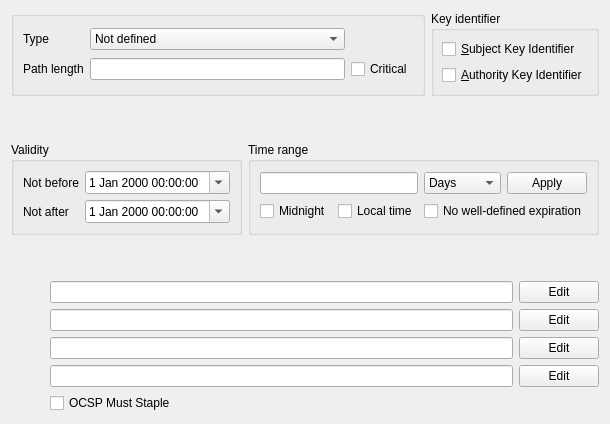
     <widget class="QWidget" name="tab_2">
      <attribute name="title">
       <string>Extensions</string>
      </attribute>
      <layout class="QVBoxLayout" name="verticalLayout">
       <item>
        <layout class="QHBoxLayout" name="_6">
         <item>
          <widget class="QGroupBox" name="bcBox">
           <layout class="QGridLayout" name="gridLayout_7">
            <item row="0" column="0">
             <widget class="QLabel" name="TextLabel2_2_3">
              <property name="text">
               <string>Type</string>
              </property>
             </widget>
            </item>
            <item row="0" column="1">
             <widget class="QComboBox" name="basicCA">
              <property name="toolTip">
               <string>If this will become a CA certificate or not</string>
              </property>
              <item>
               <property name="text">
                <string>Not defined</string>
               </property>
              </item>
              <item>
               <property name="text">
                <string>Certification Authority</string>
               </property>
              </item>
              <item>
               <property name="text">
                <string>End Entity</string>
               </property>
              </item>
             </widget>
            </item>
            <item row="1" column="0">
             <widget class="QLabel" name="TextLabel3_2_2">
              <property name="text">
               <string>Path length</string>
              </property>
             </widget>
            </item>
            <item row="1" column="1">
             <widget class="QLineEdit" name="basicPath">
              <property name="toolTip">
               <string>How much CAs may be below this.</string>
              </property>
             </widget>
            </item>
            <item row="1" column="2">
             <widget class="QCheckBox" name="bcCritical">
              <property name="toolTip">
               <string>The basic constraints should always be critical</string>
              </property>
              <property name="text">
               <string notr="true">Critical</string>
              </property>
             </widget>
            </item>
           </layout>
          </widget>
         </item>
         <item>
          <widget class="QGroupBox" name="keyIdentBox">
           <property name="toolTip">
            <string>Key identifier</string>
           </property>
           <property name="title">
            <string notr="true">Key identifier</string>
           </property>
           <layout class="QVBoxLayout">
            <property name="margin">
             <number>8</number>
            </property>
            <item>
             <widget class="QCheckBox" name="subKey">
              <property name="toolTip">
               <string>Creates a hash of the key following the PKIX guidelines</string>
              </property>
              <property name="text">
               <string notr="true">&amp;Subject Key Identifier</string>
              </property>
             </widget>
            </item>
            <item>
             <widget class="QCheckBox" name="authKey">
              <property name="toolTip">
               <string>Copy the Subject Key Identifier from the issuer</string>
              </property>
              <property name="text">
               <string notr="true">&amp;Authority Key Identifier</string>
              </property>
             </widget>
            </item>
           </layout>
          </widget>
         </item>
        </layout>
       </item>
       <item>
        <spacer>
         <property name="orientation">
          <enum>Qt::Vertical</enum>
         </property>
         <property name="sizeHint" stdset="0">
          <size>
           <width>20</width>
           <height>40</height>
          </size>
         </property>
        </spacer>
       </item>
       <item>
        <widget class="QWidget" name="timewidget" native="true">
         <property name="enabled">
          <bool>true</bool>
         </property>
         <layout class="QHBoxLayout" name="horizontalLayout">
          <property name="margin">
           <number>0</number>
          </property>
          <item>
           <widget class="QGroupBox" name="validityBox">
            <property name="title">
             <string>Validity</string>
            </property>
            <layout class="QGridLayout" name="gridLayout_1">
             <item row="0" column="0">
              <widget class="QLabel" name="TextLabel1_2_3_2">
               <property name="text">
                <string>Not before</string>
               </property>
              </widget>
             </item>
             <item row="0" column="1">
              <widget class="Validity" name="notBefore">
               <property name="calendarPopup">
                <bool>true</bool>
               </property>
              </widget>
             </item>
             <item row="1" column="0">
              <widget class="QLabel" name="TextLabel2_4_2">
               <property name="text">
                <string>Not after</string>
               </property>
              </widget>
             </item>
             <item row="1" column="1">
              <widget class="Validity" name="notAfter">
               <property name="calendarPopup">
                <bool>true</bool>
               </property>
              </widget>
             </item>
            </layout>
           </widget>
          </item>
          <item>
           <widget class="QGroupBox" name="rangeBox">
            <property name="title">
             <string>Time range</string>
            </property>
            <layout class="QGridLayout" name="gridLayout_2">
             <item row="0" column="0" colspan="2">
              <widget class="QLineEdit" name="validN"/>
             </item>
             <item row="0" column="2">
              <widget class="QComboBox" name="validRange">
               <item>
                <property name="text">
                 <string>Days</string>
                </property>
               </item>
               <item>
                <property name="text">
                 <string>Months</string>
                </property>
               </item>
               <item>
                <property name="text">
                 <string>Years</string>
                </property>
               </item>
              </widget>
             </item>
             <item row="0" column="3">
              <widget class="QPushButton" name="applyTime">
               <property name="sizePolicy">
                <sizepolicy hsizetype="Minimum" vsizetype="Fixed">
                 <horstretch>0</horstretch>
                 <verstretch>0</verstretch>
                </sizepolicy>
               </property>
               <property name="text">
                <string>Apply</string>
               </property>
              </widget>
             </item>
             <item row="1" column="0">
              <widget class="QCheckBox" name="validMidn">
               <property name="toolTip">
                <string>Set the time to 00:00:00 and 23:59:59 respectively</string>
               </property>
               <property name="text">
                <string>Midnight</string>
               </property>
              </widget>
             </item>
             <item row="1" column="1">
              <widget class="QCheckBox" name="checkBox">
               <property name="text">
                <string>Local time</string>
               </property>
              </widget>
             </item>
             <item row="1" column="2" colspan="2">
              <widget class="QCheckBox" name="noWellDefinedExpDate">
               <property name="text">
                <string>No well-defined expiration</string>
               </property>
              </widget>
             </item>
            </layout>
           </widget>
          </item>
         </layout>
        </widget>
       </item>
       <item>
        <spacer>
         <property name="orientation">
          <enum>Qt::Vertical</enum>
         </property>
         <property name="sizeHint" stdset="0">
          <size>
           <width>20</width>
           <height>40</height>
          </size>
         </property>
        </spacer>
       </item>
       <item>
        <layout class="QGridLayout" name="gridLayout_12">
         <item row="0" column="0">
          <widget class="DoubleClickLabel" name="sanLbl"/>
         </item>
         <item row="0" column="1">
          <widget class="QLabel" name="subAltIco">
           <property name="minimumSize">
            <size>
             <width>20</width>
             <height>20</height>
            </size>
           </property>
           <property name="maximumSize">
            <size>
             <width>20</width>
             <height>20</height>
            </size>
           </property>
           <property name="text">
            <string/>
           </property>
          </widget>
         </item>
         <item row="0" column="2">
          <widget class="QLineEdit" name="subAltName">
           <property name="toolTip">
            <string>DNS: IP: URI: email: RID:</string>
           </property>
          </widget>
         </item>
         <item row="0" column="3">
          <widget class="QPushButton" name="editSubAlt">
           <property name="text">
            <string>Edit</string>
           </property>
          </widget>
         </item>
         <item row="1" column="0">
          <widget class="DoubleClickLabel" name="ianLbl"/>
         </item>
         <item row="1" column="2">
          <widget class="QLineEdit" name="issAltName">
           <property name="toolTip">
            <string>DNS: IP: URI: email: RID:</string>
           </property>
          </widget>
         </item>
         <item row="1" column="3">
          <widget class="QPushButton" name="editIssAlt">
           <property name="text">
            <string>Edit</string>
           </property>
          </widget>
         </item>
         <item row="2" column="1">
          <widget class="QLabel" name="crlDistIco">
           <property name="minimumSize">
            <size>
             <width>20</width>
             <height>20</height>
            </size>
           </property>
           <property name="maximumSize">
            <size>
             <width>20</width>
             <height>20</height>
            </size>
           </property>
           <property name="text">
            <string/>
           </property>
          </widget>
         </item>
         <item row="2" column="2">
          <widget class="QLineEdit" name="crlDist">
           <property name="toolTip">
            <string>URI:</string>
           </property>
          </widget>
         </item>
         <item row="2" column="3">
          <widget class="QPushButton" name="editCrlDist">
           <property name="text">
            <string>Edit</string>
           </property>
          </widget>
         </item>
         <item row="3" column="0">
          <widget class="DoubleClickLabel" name="aiaLbl"/>
         </item>
         <item row="3" column="1">
          <widget class="QLabel" name="authInfAccIco">
           <property name="minimumSize">
            <size>
             <width>20</width>
             <height>20</height>
            </size>
           </property>
           <property name="maximumSize">
            <size>
             <width>20</width>
             <height>20</height>
            </size>
           </property>
           <property name="text">
            <string/>
           </property>
          </widget>
         </item>
         <item row="3" column="2">
          <widget class="QLineEdit" name="authInfAcc">
           <property name="toolTip">
            <string>DNS: IP: URI: email: RID:</string>
           </property>
          </widget>
         </item>
         <item row="3" column="3">
          <widget class="QPushButton" name="editAuthInfAcc">
           <property name="text">
            <string>Edit</string>
           </property>
          </widget>
         </item>
         <item row="1" column="1">
          <widget class="QLabel" name="issAltIco">
           <property name="minimumSize">
            <size>
             <width>20</width>
             <height>20</height>
            </size>
           </property>
           <property name="maximumSize">
            <size>
             <width>20</width>
             <height>20</height>
            </size>
           </property>
           <property name="text">
            <string/>
           </property>
          </widget>
         </item>
         <item row="2" column="0">
          <widget class="DoubleClickLabel" name="crldpLbl"/>
         </item>
         <item row="4" column="2">
          <widget class="QCheckBox" name="OCSPstaple">
           <property name="text">
            <string notr="true">OCSP Must Staple</string>
           </property>
          </widget>
         </item>
        </layout>
       </item>
      </layout>
     </widget>
